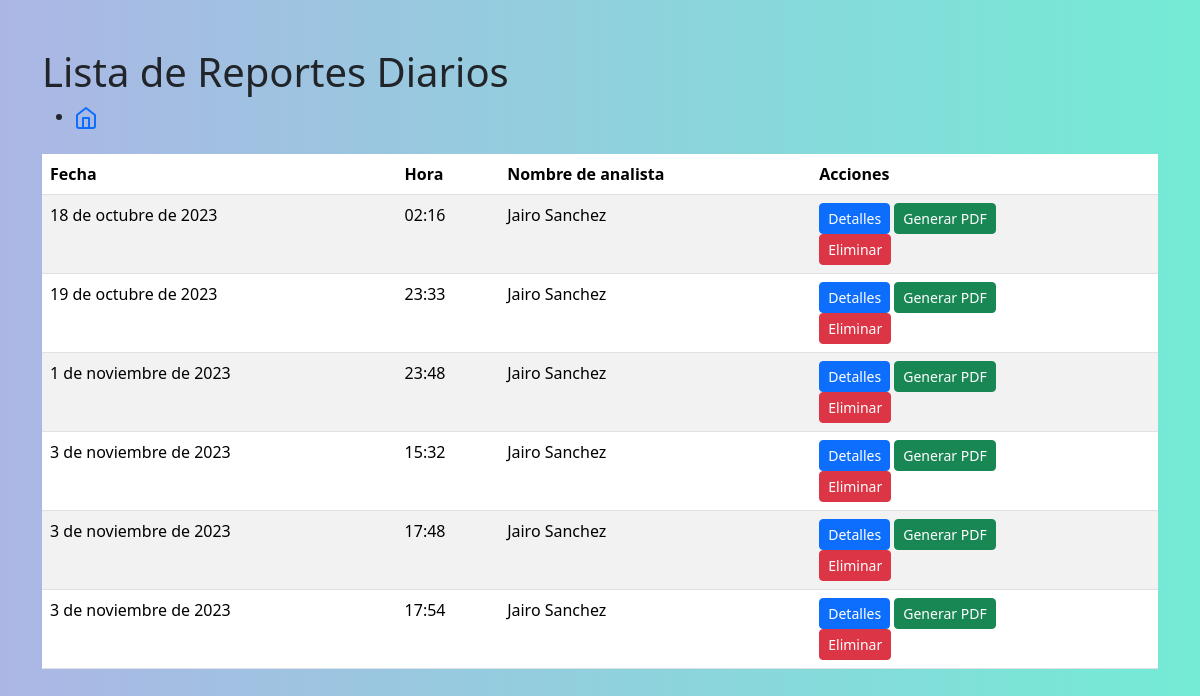
The app's page /ver_reportes/ (signed in) with its own data.
### reporte_diario/models.py (models this page shows, shortened)
class ReporteDiario(models.Model):
    nombre_analista = models.CharField(max_length=100,default="N/A")  # Nombre del analista
    turno = models.CharField(max_length=50,default="N/A")  # Turno (por ejemplo, mañana, tarde, noche)
    presentacion = models.TextField(default="N/A")
    lote = models.CharField(max_length=50,default="N/A")
    hora = models.TimeField()
    fecha = models.DateField()
    clasificacion_choices = [
        ('16-20', '16-20'),
        ('21-25', '21-25'),
        ('26-30', '26-30'),
        ('31-35', '31-35'),
        ('36-40', '36-40'),
        ('51-60', '51-60'),
        ('61-70', '61-70'),
        ('71-90', '71-90'),
    ]
    clasificacion = models.CharField(max_length=10, choices=clasificacion_choices, default='16-20')
    cuenta_lbs = models.PositiveIntegerField()
    total_camaron = models.DecimalField(max_digits=10, decimal_places=2, null=True, blank=True)
    camarones_grandes = models.DecimalField(max_digits=10, decimal_places=2,null=True, blank=True)
    camarones_pequenos = models.DecimalField(max_digits=10, decimal_places=2,null=True, blank=True)
    uniformidad = models.DecimalField(max_digits=5, decimal_places=2,null=True, blank=True)
    porcentaje_glaseo = models.DecimalField(max_digits=5, decimal_places=2,null=True, blank=True)
    peso_bruto = models.DecimalField(max_digits=10, decimal_places=2)
    peso_neto = models.DecimalField(max_digits=10, decimal_places=2,default=0.0)
    observaciones = models.TextField(blank=True)  # Puedes usar CharField si prefieres campos de texto cortos.
    correctivos = models.TextField(blank=True)
    peso_sin_funda_manual = models.DecimalField(max_digits=10, decimal_places=2)
    marca_funda_manual = models.CharField(max_length=50)

### reporte_diario/views.py (the view)
# urls.py: path('ver_reportes/', views.ver_reportes, name='ver-reportes'),
@login_required
def ver_reportes(request):
    reportes = ReporteDiario.objects.all()
    return render(request, 'lista_reportes.html', {'reportes': reportes})

### reporte_diario/templates/lista_reportes.html (shortened to what this page needs)
<!DOCTYPE html>
<html lang="es">
<head>
    <link href="https://cdn.jsdelivr.net/npm/bootstrap@5.3.1/dist/css/bootstrap.min.css" rel="stylesheet">
</head>
<body>
    <div class="container">
        <header>
            <h1 class="mt-5">Lista de Reportes Diarios</h1>
        </header>
        <header>
            <nav>
              <ul>
                <li><a href="{% url 'home' %}"><svg xmlns="http://www.w3.org/2000/svg" width="24" height="24" viewBox="0 0 24 24" fill="none" stroke="currentColor" stroke-width="2" stroke-linecap="round" stroke-linejoin="round"><path d="M3 9l9-7 9 7v11a2 2 0 0 1-2 2H5a2 2 0 0 1-2-2z"/><polyline points="9 22 9 12 15 12 15 22"/></svg></a></li>
              </ul>
            </nav>
          </header>
        <main>
            <table class="table table-striped mt-4">
                <thead>
                    <tr>
                        <th>Fecha</th>
                        <th>Hora</th>
                        <th>Nombre de analista</th>
                        <th>Acciones</th>
                    </tr>
                </thead>
                <tbody>
                    {% for reporte in reportes %}
                    <tr>
                        <td>{{ reporte.fecha }}</td>
                        <td>{{ reporte.hora }}</td>
                        <td>{{ reporte.nombre_analista }}</td>
                        <td>
                            <a href="{% url 'detalle-reporte' reporte_id=reporte.id %}" class="btn btn-primary btn-sm">Detalles</a>
                            <a href="{% url 'generar-pdf' reporte_id=reporte.id %}" class="btn btn-success btn-sm">Generar PDF</a>
                            <form method="POST" action="{% url 'eliminar-reporte' reporte.id %}">
                                <button type="submit" class="btn btn-danger btn-sm">Eliminar</button>
                            </form>
                        </td>
                    </tr>
                    {% endfor %}
                </tbody>
            </table>
        </main>
    </div>
</body>
</html>

### reporte_diario/templates/lista_reportes.html (style rules this page uses)
body { background: #74ebd5; background: -webkit-linear-gradient(to right, #ACB6E5, #74ebd5); background: linear-gradient(to right, #ACB6E5, #74ebd5); }

### records on screen
ReporteDiario: fecha "18 de octubre de 2023", hora "02:16", nombre_analista "Jairo Sanchez"
ReporteDiario: fecha "19 de octubre de 2023", hora "23:33", nombre_analista "Jairo Sanchez"
ReporteDiario: fecha "1 de noviembre de 2023", hora "23:48", nombre_analista "Jairo Sanchez"
ReporteDiario: fecha "3 de noviembre de 2023", hora "15:32", nombre_analista "Jairo Sanchez"
ReporteDiario: fecha "3 de noviembre de 2023", hora "17:48", nombre_analista "Jairo Sanchez"
ReporteDiario: fecha "3 de noviembre de 2023", hora "17:54", nombre_analista "Jairo Sanchez"
